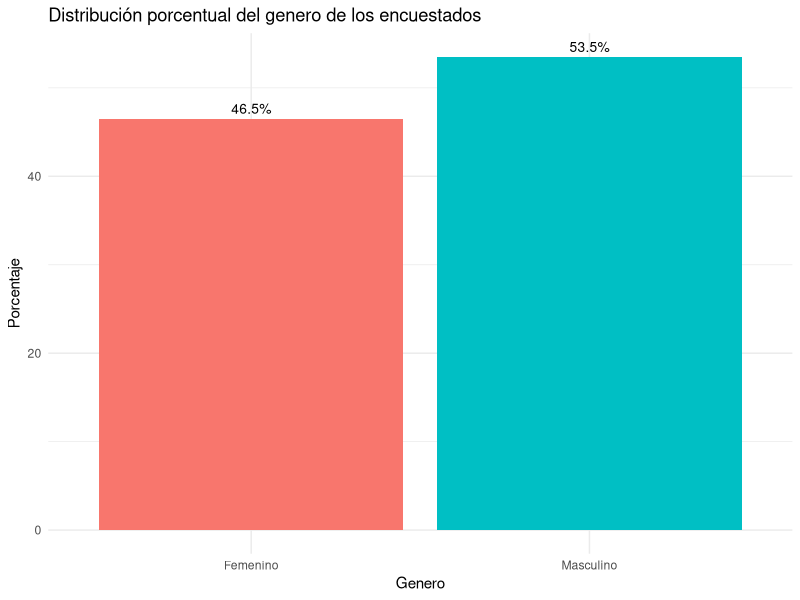
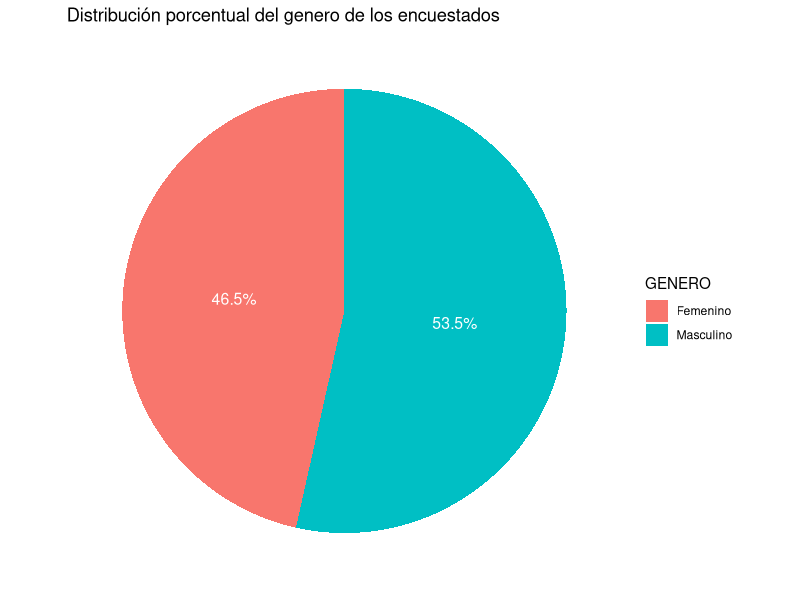

These charts were generated, in order, by the following R code:
## ---- chunk 1
ipak <- function(pkg){

  options(repos = c(CRAN="https://cloud.r-project.org"))

  new.pkg <- pkg[!(pkg %in% rownames(installed.packages()))]

  if(length(new.pkg)) install.packages(new.pkg, dependencies = TRUE)

  invisible(lapply(pkg, function(p)
    suppressPackageStartupMessages(library(p, character.only = TRUE))
  ))
}

packages <- c("tidyverse","kableExtra","readxl")

ipak(packages)
## ---- chunk 2
deporte <- read_excel("Datos/deporte.xlsx")
## ---- chunk 3
head(deporte)
## ---- chunk 4
deporte %>% names %>% length()
## ---- chunk 5
names(deporte)
## ---- chunk 6
glimpse(deporte)
## ---- chunk 7
deporte$GENERO <- as.factor(deporte$GENERO)
deporte$DEPORTE <- as.factor(deporte$DEPORTE)

deporte$ESCOLARIDAD <- factor(deporte$ESCOLARIDAD, 
                        levels = c("Primaria", "Secundaria", "Pregrado", "Posgrado"), ordered = TRUE)


deporte$DESEMPEÑO <- factor(deporte$DESEMPEÑO, 
                         levels = c("Bajo", "Medio", "Alto"), ordered = TRUE)
## ---- chunk 8
glimpse(deporte)
## ---- chunk 9

# Crear la tabla original
tabla <- tibble(Genero = deporte$GENERO) %>% 
  group_by(Genero) %>% 
  summarise(fi = n()) %>%
  mutate(
    hi = round(fi/sum(fi), 4), 
    Porcentaje = paste0(hi*100, "%"),)

# Convertir las columnas a character para evitar conflictos
tabla <- tabla %>% mutate(
  Genero = as.character(Genero))

# Añadir la fila de totales
totales <- tibble(
  Genero = "Total",
  fi = sum(tabla$fi),
  hi = round(sum(tabla$hi), 4),
  Porcentaje = paste0(round(sum(tabla$hi) * 100, 2), "%"))

# Combinar la tabla con los totales
tabla_final <- bind_rows(tabla, totales)

# Mostrar la tabla final con kable
tabla_final %>% 
  knitr::kable(
    col.names = c("Genero", "$f_i$", "$h_i$", "Porcentaje"), 
    align = c("l", "c", "c", "c"))

## ---- chunk 10
# Cargar las librerías necesarias
library(ggplot2)
library(dplyr)
library(readxl)


# Calcular los porcentajes de cada categoría en la variable GENERO
genero_counts <- deporte %>%
  dplyr::count(GENERO) %>%
  mutate(porcentaje = n / sum(n) * 100)

# Crear el diagrama de barras
ggplot(genero_counts, aes(x = GENERO, y = porcentaje, fill = GENERO)) +
  geom_bar(stat = "identity") +
  labs(title = "Distribución porcentual del genero de los encuestados", 
       x = "Genero", 
       y = "Porcentaje") +
  theme_minimal() +
  theme(legend.position = "none") +
  geom_text(aes(label = sprintf("%.1f%%", porcentaje)), 
            vjust = -0.5, 
            color = "black", 
            size = 3.5)
## ---- chunk 11
# Cargar las librerías necesarias
library(ggplot2)
library(dplyr)
library(readxl)



# Calcular los porcentajes de cada categoría en la variable GENERO
genero_counts <- deporte %>%
  dplyr::count(GENERO) %>%
  mutate(porcentaje = n / sum(n) * 100)

# Crear el diagrama circular
ggplot(genero_counts, aes(x = "", y = porcentaje, fill = GENERO)) +
  geom_bar(stat = "identity", width = 1) +
  coord_polar("y") +
  labs(title = "Distribución porcentual del genero de los encuestados") +
  theme_minimal() +
  theme(axis.title.x = element_blank(),
        axis.title.y = element_blank(),
        panel.grid = element_blank(),
        axis.text.x = element_blank()) +
  geom_text(aes(label = sprintf("%.1f%%", porcentaje)), 
            position = position_stack(vjust = 0.5), 
            color = "white", 
            size = 4)
